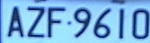
#> input picture 專題資料夾/專題報告資料夾/書面/rgb_card.png, 150 x 43 px, found by its file name
$ python test.py   (older library calls are emulated)
#> lines starting #> are read from the running program, lines starting #| are printed output that depends on the picture; after the words box and inside, x2 and y2 are one past the last pixel; in counts of white or black regions, pixels touching at a corner belong together
#> further down, img is the input picture: shape (43, 150, 3); mean B, G, R 221.4, 174, 119.9
import cv2
import numpy as np
from PIL import Image
import os.path
# from skimage import io,data

def stretch(img):
    maxi = float(img.max())
    mini = float(img.min())
    for i in range(img.shape[0]):
        for j in range(img.shape[1]):
            img[i,j] = ((255/(maxi-mini)*img[i,j])-(255*mini)/(maxi-mini))
            return

# [40 lines left out: functions dobinaryzation, find_rectangle, locate_license, not called in this run]

def find_license(img):
    m= 400*img.shape[0]/img.shape[1]
#> m = 114.7
    img = cv2.resize(img,(400,int(m)),interpolation=cv2.INTER_CUBIC)
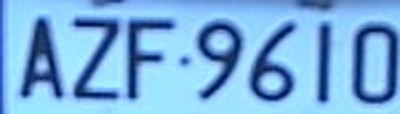
#> img: shape (114, 400, 3); mean of channels 0, 1, 2 221.2, 174, 120; drawn as B, G, R
    gray_img = cv2.cvtColor(img,cv2.COLOR_RGB2GRAY)
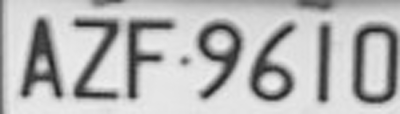
#> gray_img: shape (114, 400); min 33, max 238, mean 182
    stretchedimg = stretch(gray_img)
#> in stretch, `maxi = float(img.max())`: maxi = 238
#> in stretch, `mini = float(img.min())`: mini = 33

    r=16
    h=w=r*2+1
    kernel = np.zeros((h,w),np.uint8)
    cv2.circle(kernel,(r,r),r,1,-1)
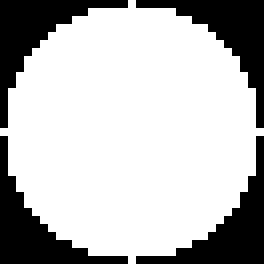
#> kernel: shape (33, 33) (shown 8 times larger); values 0 (black) and 1 (white), 73.2% white; 4 black regions, box (x1, y1, x2, y2) and area: (0, 0, 16, 16) 73, (17, 0, 33, 16) 73, (0, 17, 16, 33) 73, (17, 17, 33, 33) 73

#> (the run stopped early here; a loop or call above may not have finished)

$ run again, with 專題資料夾/專題報告資料夾/書面/card.png copied over 專題資料夾/專題報告資料夾/書面/rgb_card.png
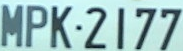
#> input picture 專題資料夾/專題報告資料夾/書面/card.png, 183 x 51 px, found by its file name
#> img is the input picture: shape (51, 183, 3); mean B, G, R 193.2, 192.7, 156.6
#> in find_license, `img = cv2.resize(img,(400,int(m)),interpolation=cv2.INTER_CUBIC)`:
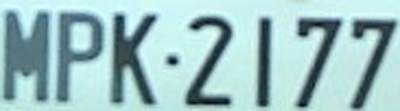
#> img: shape (111, 400, 3); mean of channels 0, 1, 2 193.2, 192.7, 156.6; drawn as B, G, R
#> in find_license, `gray_img = cv2.cvtColor(img,cv2.COLOR_RGB2GRAY)`:
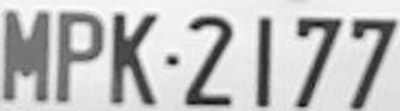
#> gray_img: shape (111, 400); min 16, max 251, mean 188.7
#> maxi = 251
#> mini = 16
#> kernel: shape (33, 33); values 0 (black) and 1 (white), 73.2% white; 4 black regions, box (x1, y1, x2, y2) and area: (0, 0, 16, 16) 73, (17, 0, 33, 16) 73, (0, 17, 16, 33) 73, (17, 17, 33, 33) 73
